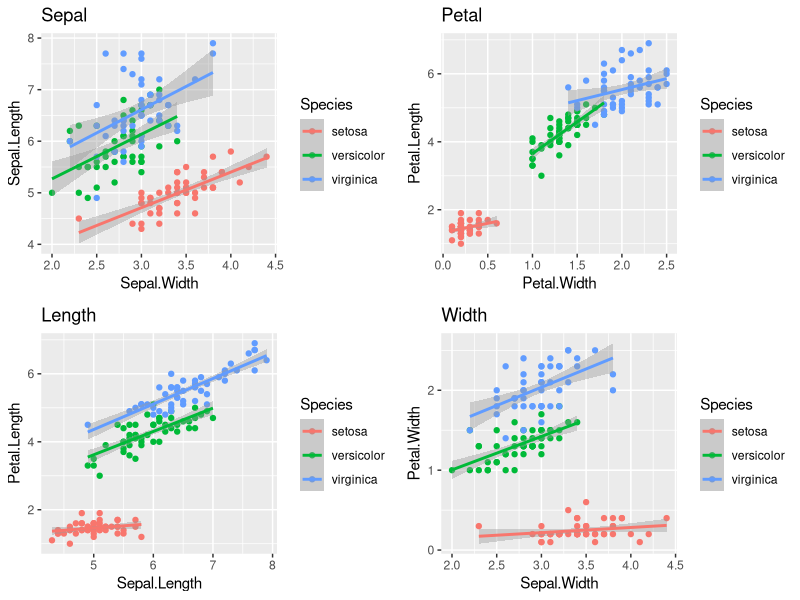
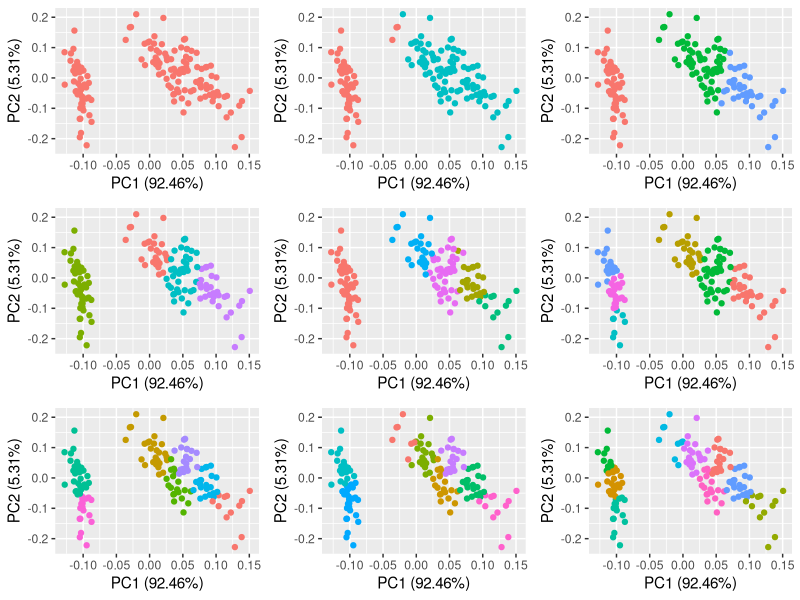

Recreate these plots in R, in order.
require(ggplot2)
require(ggfortify)
require(purrr)

d <- iris

p1 <- ggplot(d, aes(Sepal.Width, Sepal.Length, color=Species)) + labs(title="Sepal")
p2 <- ggplot(d, aes(Petal.Width, Petal.Length, color=Species)) + labs(title="Petal")
p3 <- ggplot(d, aes(Sepal.Length, Petal.Length, color=Species)) + labs(title="Length")
p4 <- ggplot(d, aes(Sepal.Width, Petal.Width, color=Species)) + labs(title="Width")

p <- new('ggmultiplot', plots=list(p1, p2, p3, p4), ncol=2)
p[1:4] <- p[1:4] + geom_point() + stat_smooth(method = 'lm')
p

# cluster number 1 to 9
kclusts <- purrr::map(1:9, ~ kmeans(d[-5], .))
autoplot(kclusts, data=d[-5], ncol=3) + theme(legend.position="none")
